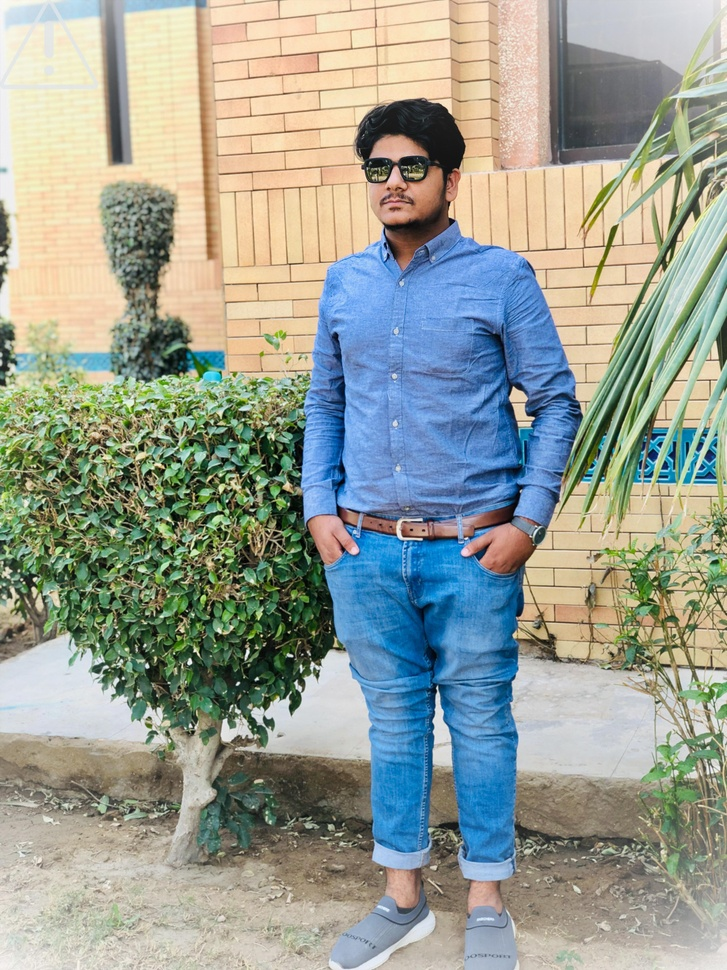
#> input picture Python Porject/d.jpg, 727 x 970 px, shrunk from 3024 x 4032 before the run
$ jupyter execute 'Pencil Scratch .ipynb'
#> lines starting #> are read from the running program, lines starting #| are printed output that depends on the picture
[cell 1]
import cv2

[cell 2]
# Now the next thing to do is to read the image:
image = cv2.imread("d.jpg")
#> image is the input picture: shape (970, 727, 3); mean B, G, R 148.5, 159.2, 152.5
cv2.imshow("De3wan", image)
cv2.waitKey(0)

[cell 3]
# we will create a new image by converting the original image to greyscale:
gray_image = cv2.cvtColor(image, cv2.COLOR_BGR2GRAY)
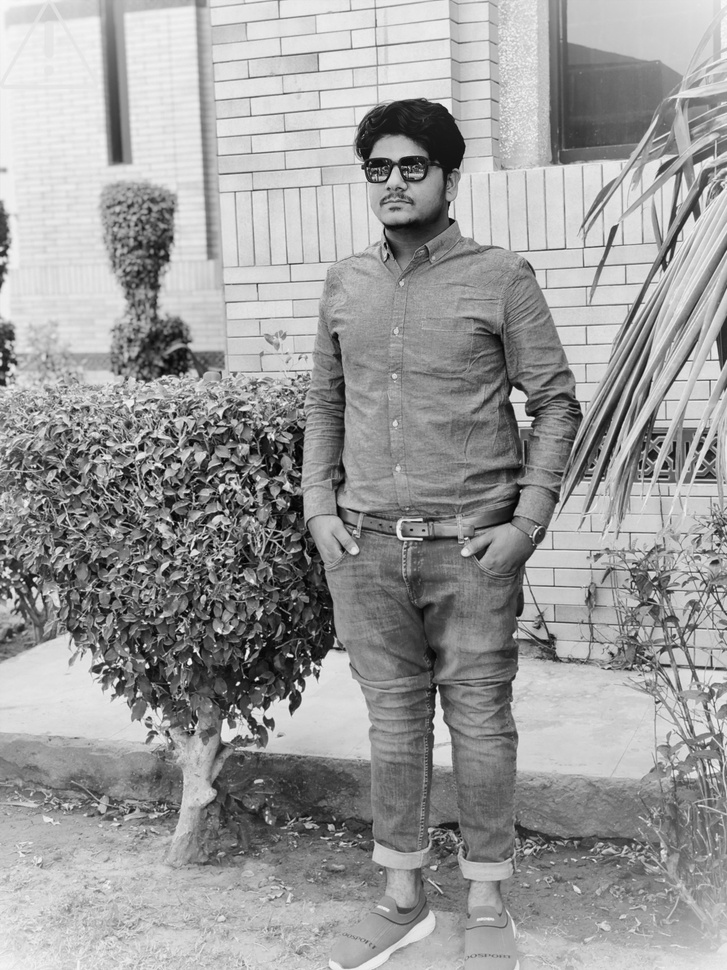
#> gray_image: shape (970, 727); min 0, max 249, mean 155.9
cv2.imshow("New De3wan", gray_image)
cv2.waitKey(0)

[cell 4]
# Now the next step is to invert the new grayscale image:
inverted_image = 255 - gray_image
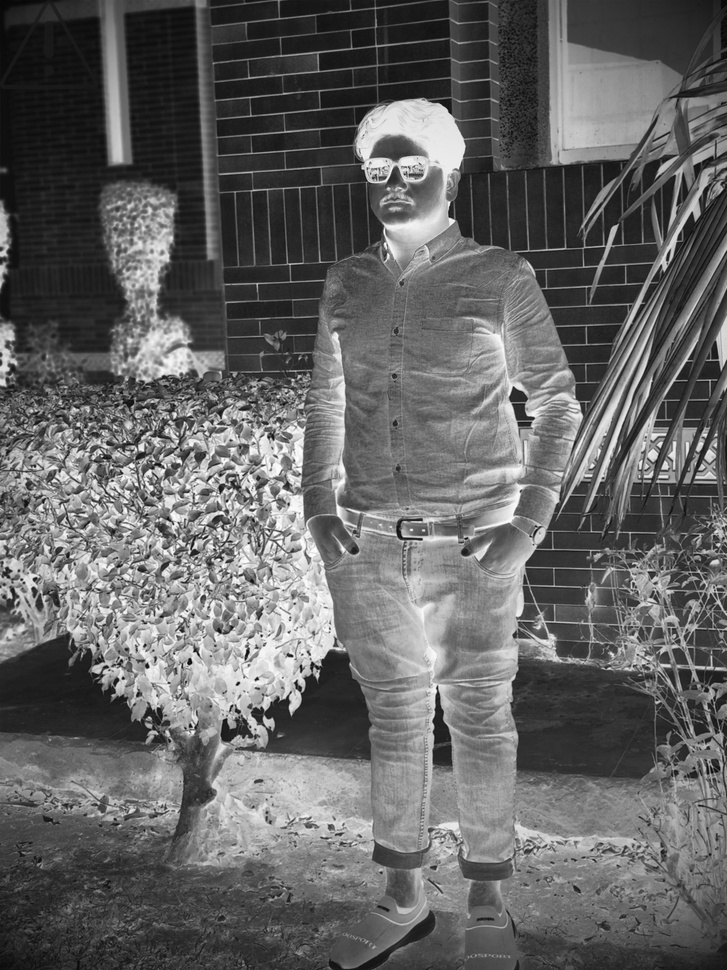
#> inverted_image: shape (970, 727); min 6, max 255, mean 99.1
cv2.imshow("Inverted", inverted_image)
cv2.waitKey()

[cell 5]
#  blur the image by using the Gaussian Function in OpenCV:
blurred = cv2.GaussianBlur(inverted_image, (21, 21), 0)
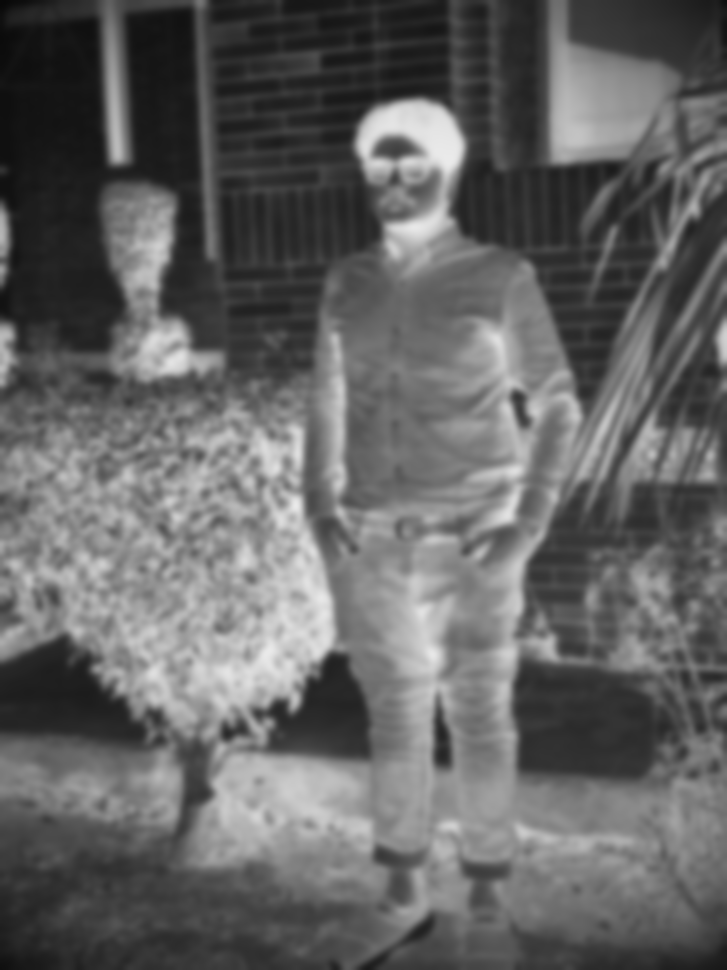
#> blurred: shape (970, 727); min 8, max 234, mean 99.1

[cell 6]
# Then the final step is to invert the blurred image,
# then we can easily convert the image into a pencil sketch:
inverted_blurred = 255 - blurred
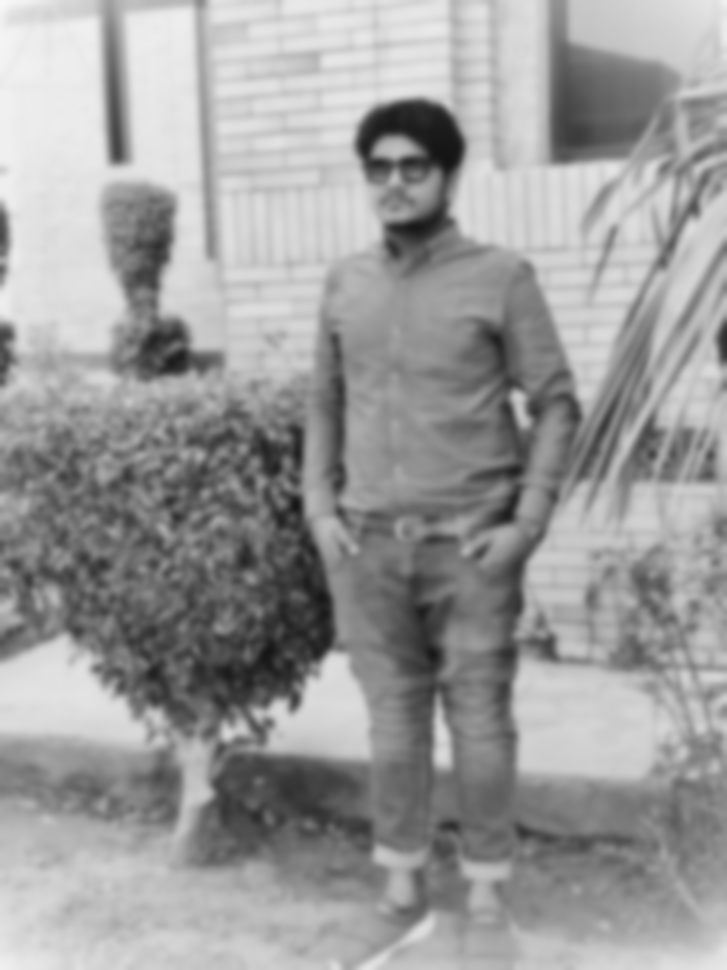
#> inverted_blurred: shape (970, 727); min 21, max 247, mean 155.9
pencil_sketch = cv2.divide(gray_image, inverted_blurred, scale=256.0)
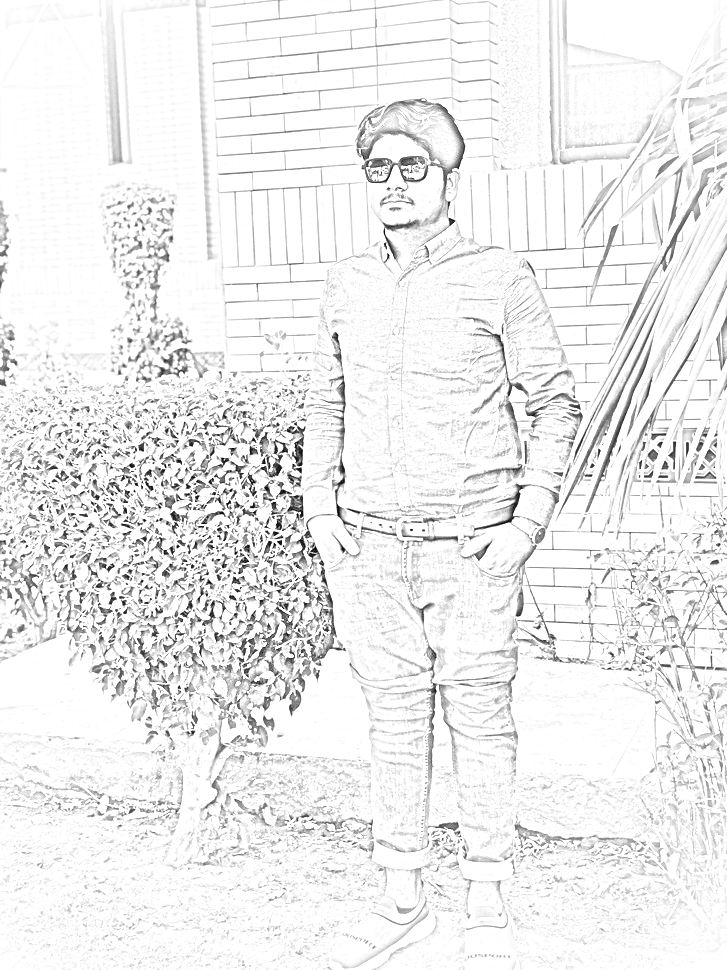
#> pencil_sketch: shape (970, 727); min 0, max 255, mean 238.2
cv2.imshow("Sketch", pencil_sketch)
cv2.waitKey(0)
